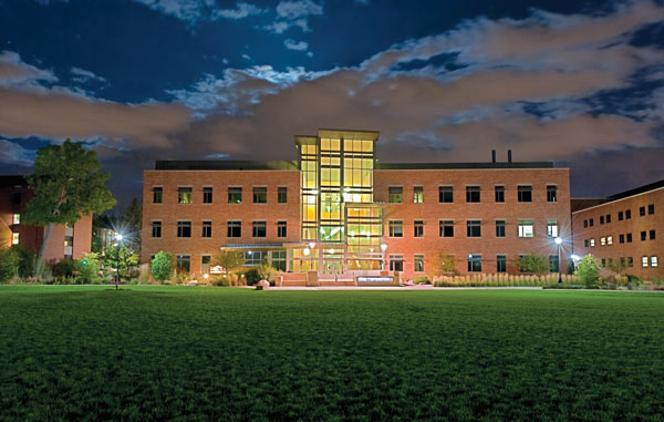
#> input picture images/tutt.jpg, 664 x 422 px, found by its file name
$ python harris.py
#> lines starting #> are read from the running program, lines starting #| are printed output that depends on the picture; after the words box and inside, x2 and y2 are one past the last pixel; in counts of white or black regions, pixels touching at a corner belong together
import numpy as np
import scipy.signal
from PIL import Image
import cv2
import matplotlib.pyplot as plt

# Open the image
# img = np.array(Image.open('chimney1.png')).astype(np.uint8)
# img = np.array(Image.open('theo.jpg')).astype(np.uint8)
# img = np.array(Image.open('/home/mwhitehead/Desktop/girl_flower.png')).astype(np.uint8)
img = np.array(Image.open('tutt.jpg')).astype(np.uint8)
#> img is the input picture: shape (422, 664, 3); mean R, G, B 70.9, 75.3, 64.5
orig_img = np.array(Image.open('tutt.jpg'))

# Apply gray scale
gray_img = np.round(0.299 * img[:, :, 0] +
                    0.587 * img[:, :, 1] +
                    0.114 * img[:, :, 2]).astype(np.uint8)
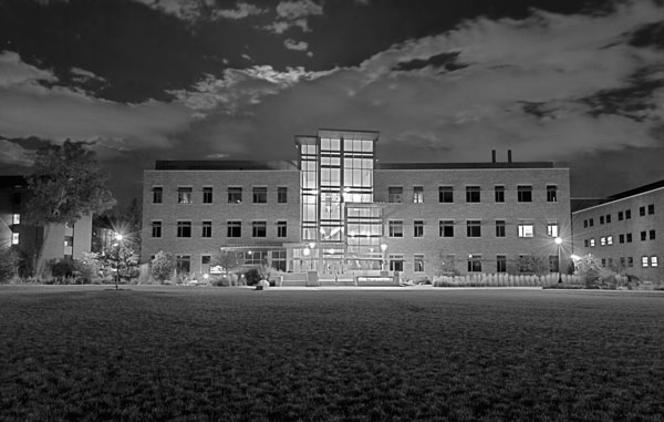
#> gray_img: shape (422, 664); min 0, max 255, mean 72.8

# define filters
horizontal = np.array([[-1, 0, 1], [-2, 0, 2], [-1, 0, 1]])  # s2
vertical = np.array([[-1, -2, -1], [0, 0, 0], [1, 2, 1]])  # s1


horizontal_grads = scipy.signal.convolve2d(gray_img, horizontal, mode="same")
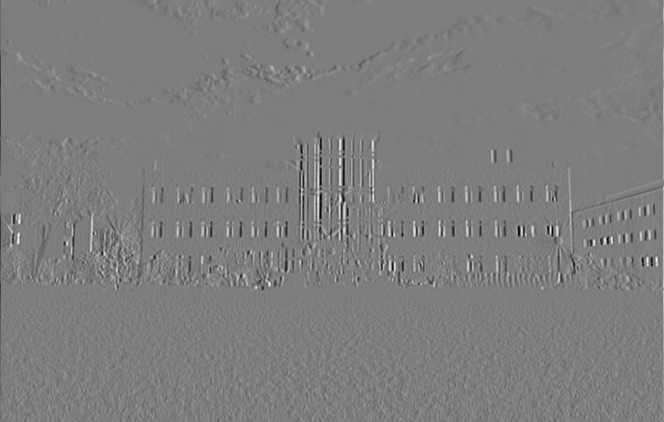
#> horizontal_grads: shape (422, 664) int64; min -747, max 767, mean -0.1; drawn with min black and max white
vertical_grads = scipy.signal.convolve2d(gray_img, vertical, mode="same")
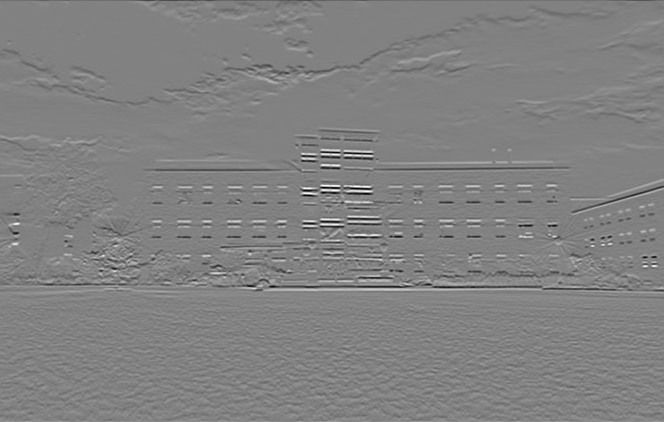
#> vertical_grads: shape (422, 664) int64; min -887, max 858, mean 0.2; drawn with min black and max white

# [6 lines of commented-out code are left out]
h, w = gray_img.shape
#> h = 422; w = 664
threshold = 10000

corners = []
for row in range(1, h-1):
    for col in range(1, w-1):
        gx = horizontal_grads[row-1:row+2, col-1:col+2]
        gy = vertical_grads[row-1:row+2, col-1:col+2]
        gx_squared = np.sum(gx ** 2)
        gy_squared = np.sum(gy ** 2)
        gx_gy = np.sum(gx * gy)
        # print "NEXT", gx_squared, gy_squared, gx_gy
        m = np.array([[gx_squared, gx_gy],[gx_gy, gy_squared]])
        lamb1, lamb2 = np.linalg.eig(m)[0]
        #r = (lamb1 * lamb2) / (lamb1 + lamb2)
        r = (lamb1 * lamb2) - 0.05 * (lamb1 + lamb2)**2
        corners.append((r, row, col))
#> after the loop, corners = 278040 items

corners.sort()
k = 10000
for r, row, col in corners[-k:]:
    orig_img[row, col] = (255, 0, 0)
#> this loop made 10000 passes
#> (r, row, col) on passes 1 to 3: (6.12e+09, 276, 283), (6.13e+09, 138, 314), (6.13e+09, 200, 334)
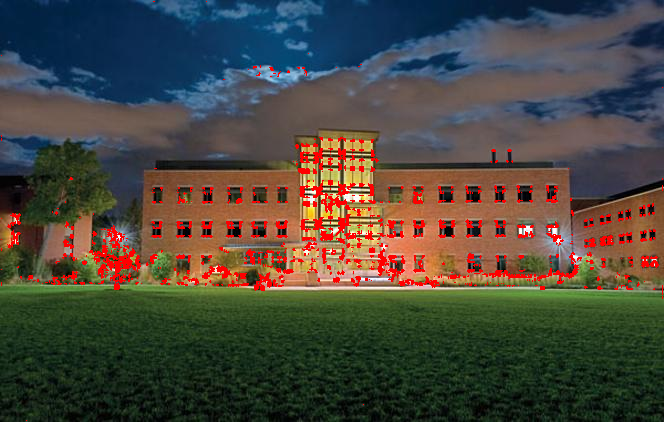
#> orig_img: shape (422, 664, 3); 3.57% of pixels changed, all inside (x1, y1, x2, y2) = (1, 1, 663, 421)


# corners_img = cv2.cornerHarris(gray_img, 3, 3, 0.04)
#
# #Marking the corners in Green
# orig_img[corners_img>0.001*corners_img.max()] = [255,0,0]

# final_grads = np.where(both_grads > 0, 255.0, 0.0)
output = Image.fromarray(orig_img)
output.save("corners_harris.jpg")
